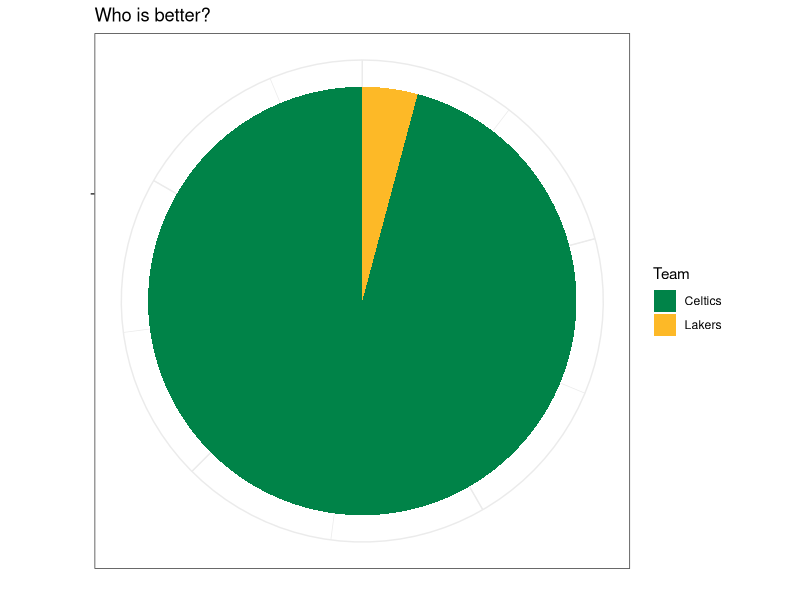

This chart was generated by the following R code:
## ---- chunk 1
library(tidyverse)

df <- tribble(
  ~Team,
  "Lakers",
  "Celtics",
  "Celtics",
  "Celtics",
  "Celtics",
  "Celtics",
  "Celtics",
  "Celtics",
  "Celtics",
  "Celtics",
  "Celtics",
  "Celtics",
  "Celtics",
  "Celtics",
  "Celtics",
  "Celtics",
  "Celtics",
  "Celtics",
  "Celtics",
  "Celtics",
  "Celtics",
  "Celtics",
  "Celtics",
  "Celtics"
)

## ---- chunk 2
summary(cars)
## ---- chunk 3

df %>%
  group_by(Team) %>%
  summarise(val = length(Team)) %>%
ggplot(aes(x = "", fill = Team, y = val)) +
  geom_bar(width = 1, stat = "identity") +
  coord_polar("y",start = 0) +
  scale_fill_manual(values=c("#008348", "#fdb927")) +
  theme_bw() +
  ggtitle("Who is better?") +
  ylab("") +
  xlab("") +
  theme(
    axis.text.x = element_blank(),
    axis.text.y = element_blank())
